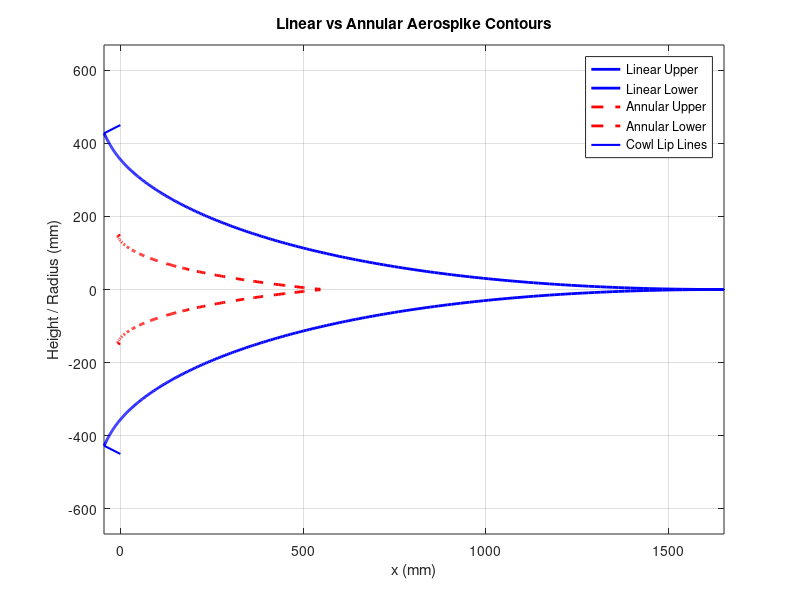

Recreate this plot in MATLAB.
clc; clear; close all;

% Constants
gamma = 1.4;
Me = 3.8052;                     % Exit Mach number
he_linear = 449.834;             % Linear aerospike exit height in mm
Re_annular = 150;                % Annular aerospike exit radius in mm
epsilon = 8.99334;               % Isentropic area ratio A_exit / A*

% Mach number distribution
Mx = linspace(1, Me, 300);

% Prandtl-Meyer and Mach angle functions
nu = @(M) sqrt((gamma + 1)/(gamma - 1)) .* atan( sqrt((gamma - 1)*(M.^2 - 1)/(gamma + 1)) ) ...
         - atan( sqrt(M.^2 - 1) );
mu = @(M) asin(1 ./ M);

% Exit Prandtl-Meyer angle
nu_e = nu(Me);

% Initialize arrays
hx = zeros(size(Mx));   % Linear aerospike height
xx = zeros(size(Mx));   % Linear axial location
Rx = zeros(size(Mx));   % Annular aerospike radius
Xx = zeros(size(Mx));   % Annular axial location

for i = 1:length(Mx)
    M = Mx(i);
    nu_x = nu(M);
    mu_x = mu(M);
    
    % Isentropic area ratio term
    A_ratio = (2 / (gamma + 1) * (1 + (gamma - 1) / 2 * M^2))^((gamma + 1)/(2*(gamma - 1)));
    
    % Linear aerospike height and x location
    hx(i) = he_linear * (1 - (sin(nu_e - nu_x + mu_x) / epsilon) * A_ratio);
    xx(i) = (he_linear - hx(i)) / tan(nu_e - nu_x + mu_x);
    
    % Annular aerospike radius and x location
    value_inside = 1 - (sin(nu_e - nu_x + mu_x) / epsilon) * A_ratio;
    value_inside = max(value_inside, 0);  % Prevent complex numbers
    Rx(i) = Re_annular * sqrt(value_inside);
    Xx(i) = (Re_annular - Rx(i)) / tan(nu_e - nu_x + mu_x);
end


% Plotting
figure;
plot(xx, hx, 'b-', 'LineWidth', 2); hold on;
plot(xx, -hx, 'b-', 'LineWidth', 2);              % Linear mirrored
plot(Xx, Rx, 'r--', 'LineWidth', 2);
plot(Xx, -Rx, 'r--', 'LineWidth', 2);             % Annular mirrored

% Add cowl lip lines (26.882 deg from horizontal)
theta_rad = pi/2-nu_e;

% Linear upper
x1 = xx(1);
y1 = hx(1);
y0 = y1 - x1 * tan(theta_rad);
linear_upper_lip = [0, y0, 0];  % From x = 0 to start of contour
plot([0, x1], [y0, y1], 'b-', 'LineWidth', 1.5);

% Linear lower
y1 = -hx(1);
y0 = y1 - x1 * tan(-theta_rad);
plot([0, x1], [y0, y1], 'b-', 'LineWidth', 1.5);

linear_upper_contour = [linear_upper_lip; [xx(:), hx(:), zeros(length(xx),1)]];

% Annular upper
x1 = Xx(1);
y1 = Rx(1);
y0 = y1 - x1 * tan(theta_rad);
annular_upper_lip = [0, y0, 0];
plot([0, x1], [y0, y1], 'r-', 'LineWidth', 1.5);

% Annular lower
y1 = -Rx(1);
y0 = y1 - x1 * tan(-theta_rad);
plot([0, x1], [y0, y1], 'r-', 'LineWidth', 1.5);

annular_upper_contour = [annular_upper_lip; [Xx(:), Rx(:), zeros(length(Xx),1)]];

% Final plot formatting
xlabel('x (mm)');
ylabel('Height / Radius (mm)');
title('Linear vs Annular Aerospike Contours');
legend('Linear Upper', 'Linear Lower', 'Annular Upper', 'Annular Lower', ...
       'Cowl Lip Lines');
grid on;
axis equal;

% Create 3D coordinates (z = 0) for NX ASCII format
linear_contour_ascii = [xx(:), hx(:), zeros(length(xx),1)];
annular_contour_ascii = [Xx(:), Rx(:), zeros(length(Xx),1)];

% Save as ASCII .txt files
linear_file = fopen('linear_upper_contour.txt', 'w');
fprintf(linear_file, '%.6f %.6f %.6f\n', linear_upper_contour');
fclose(linear_file);

annular_file = fopen('annular_upper_contour.txt', 'w');
fprintf(annular_file, '%.6f %.6f %.6f\n', annular_upper_contour');
fclose(annular_file);
